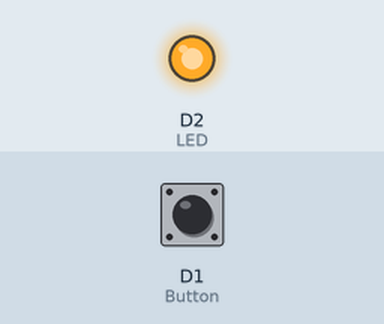
A sketch run on a simulated ESP8266 (NodeMCU). Shown: output pins drawn as LEDs (lit = HIGH). The inputs (shaded band) are chosen by the test bench; at power-on: D1 (Button) LOW.

Above: at 1.2 s.
1.3 s: D1 (Button) pulled HIGH for 0.15 s
At 2.5 s:
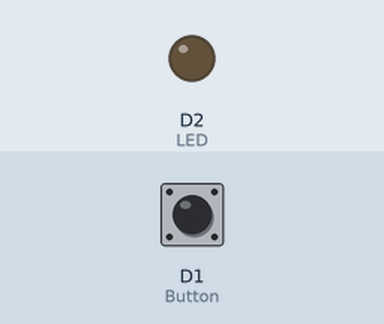
2.9 s: D1 (Button) pulled HIGH for 1 s
At 4.9 s:
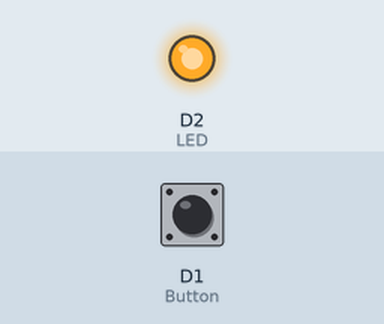
5.4 s: D1 (Button) pulled HIGH for 3.2 s
At 9.7 s:
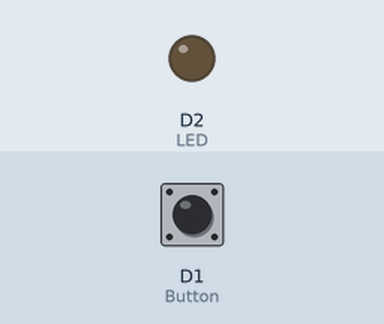
Timing chart, 0 to 11.2 s (numbered marks = the images above; inputs shaded):
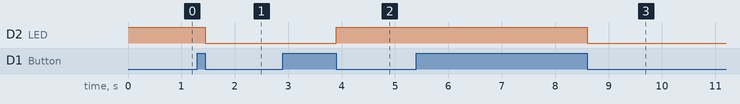

Measured:
- after the input at 1.3 s, D2 (LED): HIGH → LOW after 0.15 s
- after the input at 2.9 s, D2 (LED): LOW → HIGH after 1.0 s
- after the input at 5.4 s, D2 (LED): HIGH → LOW after 3.2 s

The sketch:

Push_Button.ino
```cpp
#define Button D1   //Se declara el boton
#define LED D2    //Se declara el led
int ESTADO=1;     //Se declara una variable llamada estado que inicia apagado
int Newbutton =0;   //Se anidará el valor del botón según lo que lea el boton
int oldbutton=0;    //Se anidará el valor anterior del boton
void setup() {
Serial.begin(9600);   //Se inicializa el monitor serie
pinMode(Button, INPUT);   //Se declara el botón como entrada
pinMode(LED, OUTPUT);   //Se declara el led como salida
digitalWrite(LED, ESTADO);    //Se incializa el led apagado
}

void loop() {
  Newbutton=digitalRead(Button);    //Se anida la lectura del nuevo botón
  if(Newbutton!=oldbutton){   //Si el valor del nuevo botón no es igual al viejo
oldbutton=Newbutton;    //Se igualan
if(Newbutton==LOW){   //Si el bóton nuevo está encendido
 ESTADO=!ESTADO;    //EL estado cambia
 digitalWrite(LED, ESTADO);     //Se escribe en el led lo que hay en el estado
}
}

}
```
